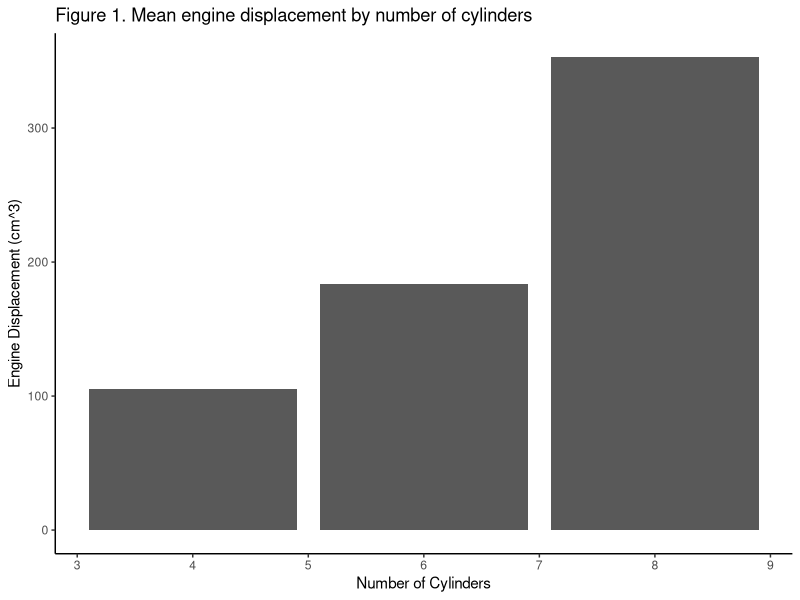

Source code (R):
## ---- chunk 1
library(tidyverse)
## ---- chunk 2
mtcars <- mtcars
## ---- chunk 3
my_table <- mtcars |>
  select(cyl, disp) |>
  summarise(disp_m = round(mean(disp), 2), 
            .by=cyl)
## ---- chunk 4
my_table <- my_table |>
  rename(Cylinders = cyl, 
         Displacement = disp_m)


knitr::kable(my_table, caption = 
               "Mean engine displacement by number of cylinders") |>
  kableExtra::kable_styling(full_width = FALSE)

## ---- chunk 5
my_table |>
  ggplot(aes(x = Cylinders, y = Displacement)) +
  geom_bar(stat = "identity") +
  labs(title = "Figure 1. Mean engine displacement by number of cylinders",
       x = "Number of Cylinders", 
       y = "Engine Displacement (cm^3)") +
  theme_bw() +
  theme(
    panel.grid.major = element_blank(),
    panel.grid.minor = element_blank(),
    panel.border = element_blank(),              # Remove full panel border
    axis.line = element_line(color = "black")
  )
